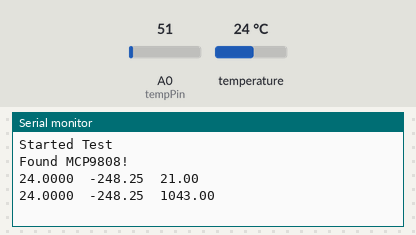
Recording of a sketch running on a simulated Arduino Uno, built with avr-gcc and run on an emulated ATmega328P. Parts: the last lines printed to the serial monitor. The test bench sets the inputs (shaded band); at power-on: temperature 24 °C, A0 (tempPin) = 51.

Above: at 1.8 s.
1.9 s: temperature set to 12 °C
At 2.9 s:
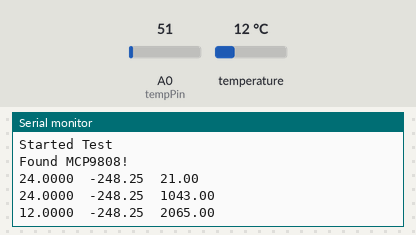
3.4 s: A0 (tempPin) set to 61
At 4.7 s:
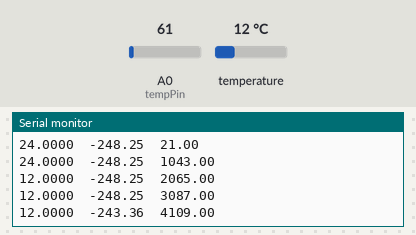
4.9 s: temperature set to 19 °C
At 5.5 s:
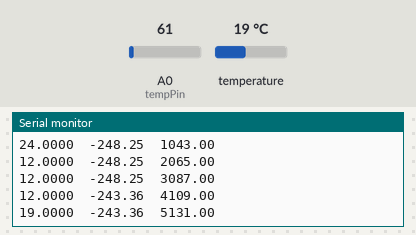
6.4 s: A0 (tempPin) set to 71
At 8.0 s:
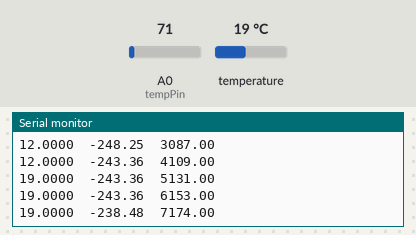
Timing chart, 0 to 8.9 s (numbered marks = the images above; inputs shaded):
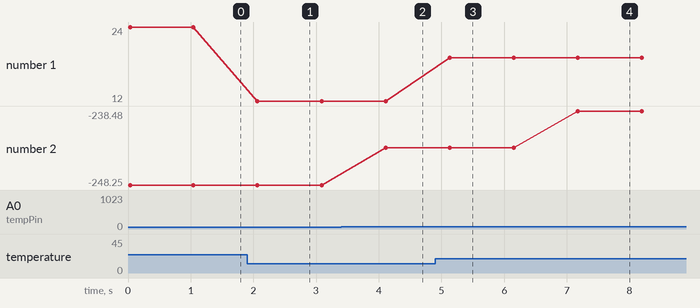

Measured:
- after the input at 1.9 s, the serial monitor: prints a new line after 0.16 s (image 1)
- after the input at 3.4 s, the serial monitor: prints a new line after 0.71 s (image 2)
- after the input at 4.9 s, the serial monitor: prints a new line after 0.23 s (image 3)
- after the input at 6.4 s, the serial monitor: prints a new line after 0.77 s (image 4)
- plotted number 1: 24 → 12 after the input at 1.9 s, 12 → 19 after the input at 4.9 s
- plotted number 2: -248.25 → -243.36 after the input at 3.4 s, -243.36 → -238.48 after the input at 6.4 s

The sketch:

CoolingTestEmptyPCB.ino
```cpp
#include <Wire.h>
#include "Adafruit_MCP9808.h"


// Create the MCP9808 temperature sensor object
Adafruit_MCP9808 tempsensor = Adafruit_MCP9808();

// Define pins
#define tempPin 0

// Define variables


float timer;

void setup() {
  Serial.begin(9600);
  while (!Serial); //waits for serial terminal to be open
  Serial.println("Started Test");
  if (!tempsensor.begin(0x18)) {
    Serial.println("Couldn't find MCP9808!");
    while (1);
  }
   Serial.println("Found MCP9808!");

  tempsensor.setResolution(0);// Mode Resolution SampleTime

}


void loop() {
  // MCP Sensor - Inside
  tempsensor.wake();
  Serial.println("");
  //
  float c = tempsensor.readTempC();
  //Serial.print("Temp(MCP): ");
  Serial.print(c, 4);
  //Serial.print("*C");
  //

  Serial.print("\t");

  //LM335Z Sensor - Outside
  int rawvoltage= analogRead(tempPin);
  float millivolts= (rawvoltage/1024.0) * 5000;
  float celsius= (millivolts/10.0) - 273.15;

  //Serial.print("Temp(LM335): ");
  Serial.print(celsius);
  //Serial.println("*C");
  //
  Serial.print("\t");
  timer = millis();
  Serial.print(timer);

  delay(800);
  tempsensor.shutdown_wake(1); // shutdown MSP9808 - power consumption ~0.1 mikro Ampere, stops temperature sampling
  delay(200);
}
```
